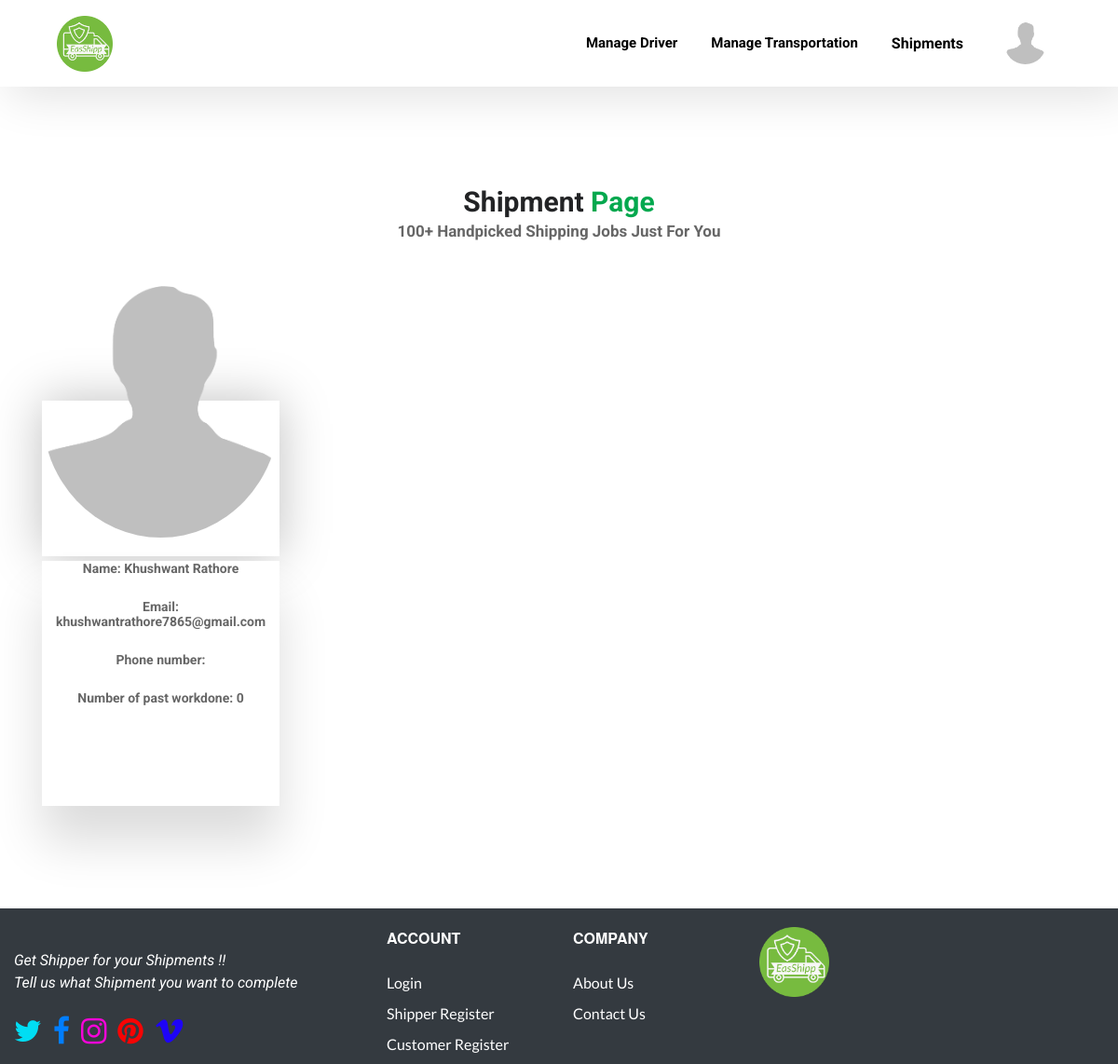
/partner_company/ (signed in), run on an earlier commit of the app's database.
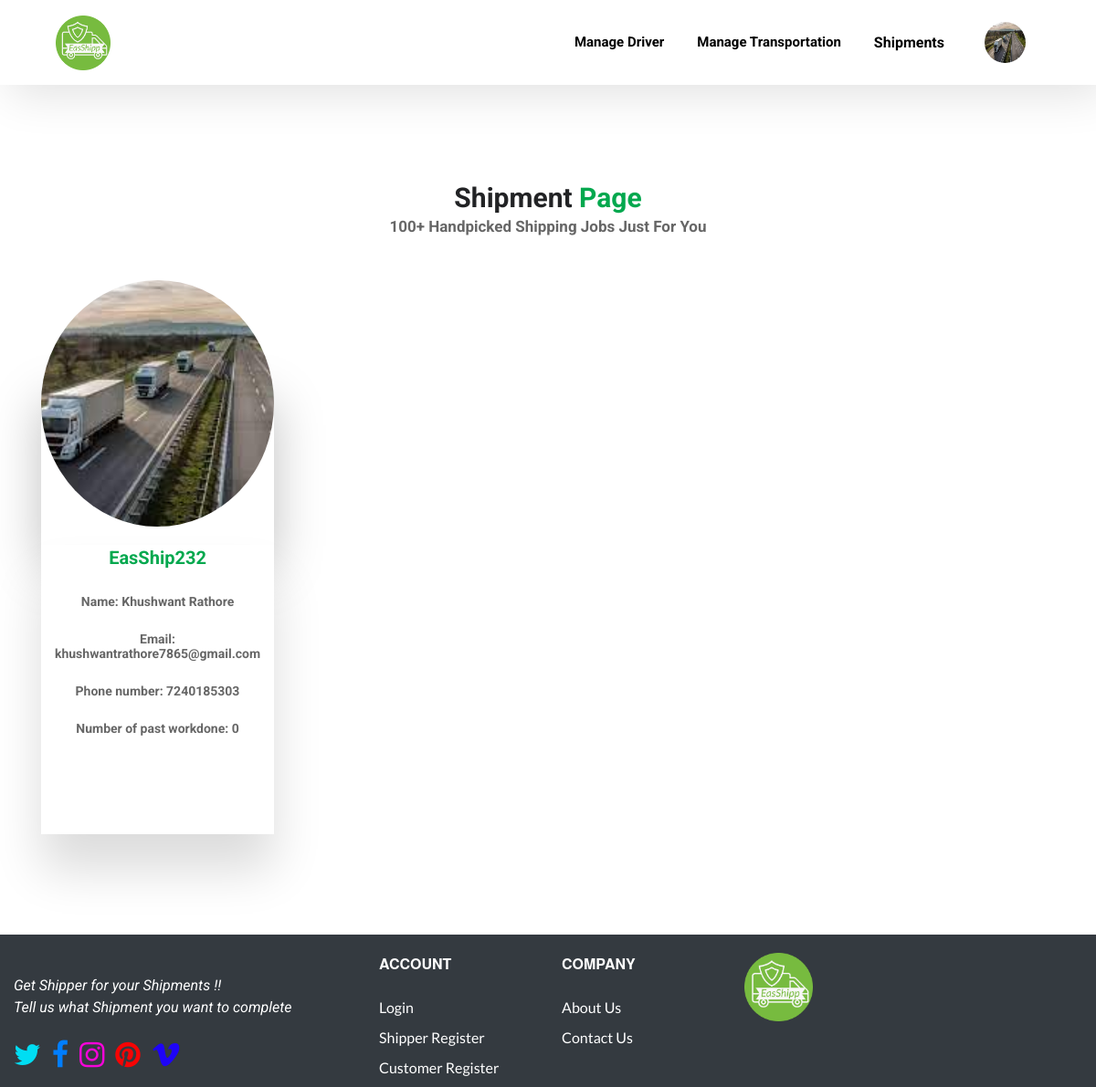
And on a later commit of the database.
### PatnerCompany/models.py (models this page shows, shortened)
class patnerComp(models.Model):
    user = models.ForeignKey(User_custom, on_delete=models.CASCADE)
    created_on = models.DateTimeField(auto_now_add=True)
    is_email_verified = models.BooleanField(default=False)

class Comp_profile(models.Model):
    comp = models.ForeignKey(patnerComp, on_delete=models.CASCADE)
    phone_regex = RegexValidator(regex=r'^\+?1?\d{9,15}$',
                                 message="Please enter valid phone number. Correct format is 91XXXXXXXX")
    phone = models.CharField(validators=[phone_regex], max_length=20, blank=True)
    company_type = models.CharField(max_length=250, blank=True, )
    company_name = models.CharField(max_length=250, blank=True, )
    company_logo = models.ImageField(blank=True, )

### User/models.py (models this page shows)
class User_custom(AbstractUser, PermissionsMixin):
    email = models.EmailField(unique=True)
    user_name = models.CharField(max_length=150, unique=True)
    password = models.CharField(max_length=32)
    confirmpass = models.CharField(max_length=32, blank=True)
    is_company = models.BooleanField(default=False)
    is_customer = models.BooleanField(default=False)
    is_active = models.BooleanField(default=False)
    first_login = models.BooleanField(default=False)
    is_superuser = models.BooleanField(default=False)
    objects = CustomAccountManager()
    USERNAME_FIELD = 'user_name'
    REQUIRED_FIELDS = ['email']
    def __str__(self):
        return self.user_name

### PatnerCompany/views.py (the view, shortened to what this page needs)
# urls.py: path('', partner_company_Home, name='partner_company_home'),
@login_required(login_url='/')
def partner_company_Home(request):
    jobs = []
    job_ques = []
    relevant_jobs = []
    common = []
    companyprofile = []
    job_skills = []
    u = request.user
    if u is not None and u.is_company:
        c = patnerComp.objects.get(user=u)
        try:
            cp = Comp_profile.objects.get(comp=c)
        except Comp_profile.DoesNotExist:
            cp = None
        try:
            cadd = Comp_address.objects.get(comp=c)
        except Comp_address.DoesNotExist:
            cadd = None
        try:
            cep = comp_PastWork.objects.filter(comp=c)
        except comp_PastWork.DoesNotExist:
            cep = None
        ncep = len(cep)
        print("ncep", ncep)
        if u.first_login:
            job = shipJob.objects.filter(bid_selected=False)
            print(job)
            object2 = zip(relevant_jobs, job_ques, companyprofile)
            select = comp_Bids.objects.filter(comp_id=c,is_selected=True,completed_shipment=False)
            print(select)
            return render(request, 'partner_company/home.html',
                          {'jobs': object2, 'c': c, 'cp': cp, 'cep': cep,'n':ncep,'cadd':cadd,'select':select})
        else:
            u.first_login = True
            u.save()
            return redirect('partner_company:create_profile')
    else:
        return redirect('/')

### templates/partner_company/home.html (shortened to what this page needs)
{% load static %}
<!doctype html>
<html lang="en">
  <head>
      <link rel="stylesheet" href="bootstrap.css" />
    <link rel="stylesheet" href="https://maxcdn.bootstrapcdn.com/bootstrap/4.0.0/css/bootstrap.min.css">
  <link rel="stylesheet" href="{% static 'css/stylemod.css' %}">
      <link rel="stylesheet" href="https://cdnjs.cloudflare.com/ajax/libs/font-awesome/4.7.0/css/font-awesome.css"/>
  </head>
  <body>
	<header>
		<div class="container">
			<div class="row">
				<div class="col-md-12 col-12">
					<div class="top-navbar">
						<nav class="navbar navbar-expand-lg ">
  <a class="" href="{% url 'partner_company:partner_company_home' %}"><img src="{% static 'images/green.png' %} " width="60" height="60"></a>
  <div class="collapse navbar-collapse" id="navbarSupportedContent">
	<ul class="navbar-nav ml-auto">
	  <li class="nav-item">
          <a class="nav-link" href="{% url 'partner_company:ManageDriver' %}"><b>Manage Driver</b></a>
      </li>
        <li class="nav-item">
            <a class="nav-link" href="{% url 'partner_company:ManageTruck' %}"><b>Manage Transportation</b></a>
      </li>
        <li class="nav-item">
            <div class="dropdown"><button class="dropbtn nav-link" style="color:black;"><b>Shipments</b></button>
            </div></li>
         <li class="nav-item">
<div class="dropdown">
  <button class="dropbtn">{% if cp.company_logo %}<img src="{{cp.company_logo.url}}">{% else %}<img src="{% static 'images/profile/avatar.png' %}">{% endif %}</button>
</div>
         </li>
	 </ul>
  </div>
</nav>
					</div>
				</div>
			</div>
		</div>
	</header>
<section class="job-portal">
	<div class="container">
		<div class="row">
			<div class="col-md-12">
				<div class="heading">
					<h3>Shipment <span>Page</span></h3>
					<h4>100+ Handpicked Shipping Jobs Just For You</h4>
				</div>
			</div>
            <div class="col-md-3 col-12">
				<div class="job-left job-left-images-new">
						{% if cp.company_logo %}<img src="{{cp.company_logo.url}}">{% else %}<img src="{% static 'images/profile/avatar.png' %}">{% endif %}
						<div class="job-left-desc">
							<h2>{{cp.company_name }}</h2>
                            <h5>Name:
                            <span>{{c.user.first_name}} {{c.user.last_name}}</span>
                                    </h5>
								<h5>Email:
                            <span>{{c.user}}</span>
                                    </h5>
                            <h5>Phone number:
                            <span>{{cp.phone}}</span>
                                    </h5>
                            <h5>Number of past workdone:
                            <span>{{n}}</span>
                                    </h5>
						</div>
				</div>
			</div>
   <div class="col-md-9 col-12">
</div>
        </div>
    </div>
    </section>
<footer class="bg-dark " style="margin-top: 10px;">
                <div class="container" style="    max-inline-size: inherit;padding-top: 20px;">
                    <div class="row">
                        <div class="col-lg-4 col-md-6 mb-4 mb-lg-0"><img src="/static/images/" style=" " alt="" width="50" class="mb-3">
                            <p class="font-italic" style="color: white;">Get Shipper for your Shipments !!<br> Tell us what Shipment you want to complete</p>
                            <ul class="list-inline mt-4">
                                <li class="list-inline-item"><a href="#" target="_blank" title="twitter"><i style="font-size: xx-large;    color: #00ddf3;" class="fa fa-twitter"></i></a></li>
                                <li class="list-inline-item"><a href="#" target="_blank" title="facebook"><i style="font-size: xx-large;color: #007eff;" class="fa fa-facebook"></i></a></li>
                                <li class="list-inline-item"><a href="#" target="_blank" title="instagram"><i style="font-size: xx-large;color: #f704d9;" class="fa fa-instagram"></i></a></li>
                                <li class="list-inline-item"><a href="#" target="_blank" title="pinterest"><i style="font-size: xx-large;color: #f70404;" class="fa fa-pinterest"></i></a></li>
                                <li class="list-inline-item"><a href="#" target="_blank" title="vimeo"><i style="font-size: xx-large;color: #1e04f7;" class="fa fa-vimeo"></i></a></li>
                            </ul>
                        </div>
                        <div class="col-lg-2 col-md-6 mb-4 mb-lg-0">
                            <h6 class="text-uppercase font-weight-bold mb-4" style="color:white">Account</h6>
                            <ul class="list-unstyled mb-0">
                                <li class="mb-2"><a href="{% url 'user:Login' %}" class="text" style="color: white;">Login</a></li>
                                <li class="mb-2"><a href="{% url 'partner_company:partner_company/register' %}" class="text" style="color: white;">Shipper Register</a></li>
                                <li class="mb-2"><a href="{% url 'customer:customer/register' %}" class="text" style="color: white;">Customer Register</a></li>
                            </ul>
                        </div>
                        <div class="col-lg-2 col-md-6 mb-4 mb-lg-0">
                            <h6 class="text-uppercase font-weight-bold mb-4" style="color:white">Company</h6>
                            <ul class="list-unstyled mb-0">
                                <li class="mb-2"><a href="#" class="text" style="color: white;">About Us</a></li>
                                <li class="mb-2"><a href="#" class="text" style="color: white;">Contact Us</a></li>
                            </ul>
                        </div>
                        <div class="col-lg-4 col-md-6 mb-lg-0">
                            <img src="{% static 'images/green.png' %} " width="75" height="75">
                        </div>
                    </div>
                </div>
            </footer>
</body>
</html>

### static/css/stylemod.css (style rules this page uses)
* { margin: 0; padding: 0; box-sizing: border-box; }
body { font-family: 'Roboto', sans-serif; color: #62646a; width: 100%; }
h1,h2,h3,h4,h5,h6 { font: 400 16px/24px "ProximaNova","Helvetica Neue",Helvetica,Arial,sans-serif; color: #222325; }
a { font-family: 'Lato', sans-serif; }
header { box-shadow: 10px 10px 50px 0px rgba(0, 0, 0, 0.12); }
header ul.navbar-nav li.nav-item a { font-size: 15px; line-height: 23.44px; font-weight: 500; font-family: 'Roboto'; color:#000; }
.heading { text-align: center; }
.heading h3 span { color: #03A84E; }
.heading h3 { font-family: Roboto; font-size: 30px; font-style: normal; font-weight: 700; line-height: 47px; letter-spacing: 0em; margin-bottom: 0; }
.heading h4 { font-family: Roboto; font-size: 17px; font-style: normal; font-weight: 700; line-height: 100%; letter-spacing: 0em; color: rgba(0,0,0,.6); }
li.nav-item { margin-right: 20px; }
li.nav-item:last-child { margin-right: 0; }
li.nav-item img { width: 45px; height: 45px; border-radius: 50%; }
ul.navbar-nav { align-items: center; }
.job-portal { padding: 100px 0; }
.job-left img { width: 300px; height: 375px; object-fit: cover; max-width: 100%; }
.job-left-desc { text-align: center; }
.job-left-desc h2 { color: rgba(3, 168, 78, 1); font-family: Roboto; font-size: 20px; font-style: normal; font-weight: 700; line-height: 29px; letter-spacing: 0em; margin-top: 20px; }
.job-left-desc h5 { font-family: Roboto; font-size: 14px; font-style: normal; font-weight: 700; line-height: 16px; letter-spacing: 0em; color: rgba(0,0,0,0.6); margin-top: 25px; }
.job-left { background: rgba(255, 255, 255, 1); box-shadow: 0 1px 0px rgb(138 132 132 / 25%); box-shadow: 0 0px 50px 0px rgb(0 0 1 / 25%); }
section.job-portal .heading { margin-bottom: 50px; }
.job-left-desc { padding-bottom: 100px; }
.job-left.job-left-images-new img { width: 270px; height: 270px; border-radius: 50%; }
.job-left-desc { background: rgba(255, 255, 255, 1); box-shadow: 0 0px 50px 0px rgb(0 0 1 / 25%); }
.job-left.job-left-images-new { position: relative; }

### templates/partner_company/home.html (style rules this page uses)
.dropbtn { background-color: #FFFFFF; color: white; padding: 16px; font-size: 16px; border: none; }
.dropdown { position: relative; display: inline-block; }
.job-left.job-left-images-new img { width: 270px; height: 270px; border-radius: 50%; }
.job-left-desc { background: rgba(255, 255, 255, 1); box-shadow: 0 0px 50px 0px rgb(0 0 1 / 25%); }
.job-left.job-left-images-new { position: relative; }
.job-left.job-left-images-new:after { content: "";position: absolute;background: #fff;top: 22%;left: 0;width: 100%;height: 30%;z-index: -1; background: rgba(255, 255, 255, 1); box-shadow: 0 0px 50px 0px rgb(0 0 1 / 25%); }
.job-left.job-left-images-new { background: transparent; box-shadow: none; }
.job-left-desc { background: rgba(255, 255, 255, 1); box-shadow: 0 39px 50px 0px rgb(0 0 1 / 14%); }

What changed in the data, as far as the page shows it:
added Comp_profile: company_logo (picture), company_name "EasShip232", phone "7240185303"
